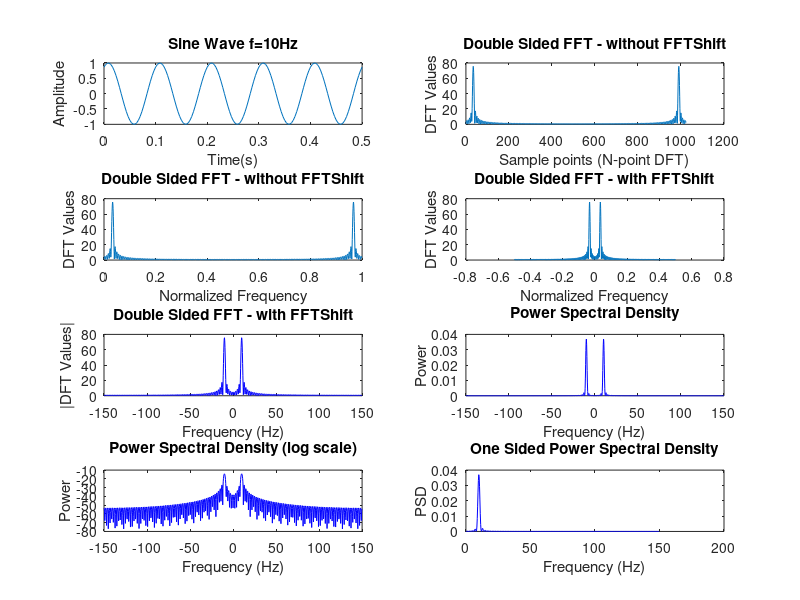

The MATLAB script that drew this image:
# Taken from
# https://www.gaussianwaves.com/2014/07/how-to-plot-fft-using-matlab-fft-of-basic-signals-sine-and-cosine-waves/

f=10; %frequency of sine wave
overSampRate=30; %oversampling rate
fs=overSampRate*f; %sampling frequency
phase = 1/3*pi; %desired phase shift in radians
nCyl = 5; %to generate five cycles of sine wave

t=0:1/fs:nCyl*1/f; %time base

x=sin(2*pi*f*t+phase); %replace with cos if a cosine wave is desired
subplot(4,2,1);
plot(t,x);
title(['Sine Wave f=', num2str(f), 'Hz']);
xlabel('Time(s)');
ylabel('Amplitude');
#
# Plotting raw values of DFT
#

%{
The x-axis runs from 0 to N-1 – representing N sample values.
Since the DFT values are complex, the magnitude of the DFT abs(X) is plotted on the y-axis.
From this plot we cannot identify the frequency of the sinusoid that was generated.
see: https://www.gaussianwaves.com/2015/11/interpreting-fft-results-complex-dft-frequency-bins-and-fftshift/
%}
NFFT=1024; %NFFT-point DFT      
X=fft(x,NFFT); %compute DFT using FFT        
nVals=0:NFFT-1; %DFT Sample points       
subplot(4,2,2);
plot(nVals,abs(X));      
title('Double Sided FFT - without FFTShift');        
xlabel('Sample points (N-point DFT)')        
ylabel('DFT Values');

#
# FFT plot – plotting raw values against Normalized Frequency axis
#

%{
In the next version of plot, the frequency axis (x-axis) is normalized to unity.
Just divide the sample index on the x-axis by the length N of the FFT.
This normalizes the x-axis with respect to the sampling rate f_s.
Still, we cannot figure out the frequency of the sinusoid from the plot.
%}
NFFT=1024; %NFFT-point DFT      
X=fft(x,NFFT); %compute DFT using FFT        
nVals=(0:NFFT-1)/NFFT; %Normalized DFT Sample points
subplot(4,2,3);
plot(nVals,abs(X));      
title('Double Sided FFT - without FFTShift');        
xlabel('Normalized Frequency')       
ylabel('DFT Values');

#
# FFT plot – plotting raw values against normalized frequency
# (positive & negative frequencies)
#

%{
As you know, in the frequency domain, the values take up both positive and negative frequency axis.
In order to plot the DFT values on a frequency axis with both positive and negative values,
the DFT value at sample index 0 has to be centered at the middle of the array.
This is done by using FFTshift function in Matlab. 
The x-axis runs from -0.5 to 0.5 where the end points are
the normalized ‘folding frequencies’ with respect to the sampling rate f_s.
%}

NFFT=1024; %NFFT-point DFT      
X=fftshift(fft(x,NFFT)); %compute DFT using FFT      
fVals=(-NFFT/2:NFFT/2-1)/NFFT; %DFT Sample points    
subplot(4,2,4);
plot(fVals,abs(X));      
title('Double Sided FFT - with FFTShift');       
xlabel('Normalized Frequency');    
ylabel('DFT Values');

#
# FFT plot – Absolute frequency on the x-axis Vs Magnitude on Y-axis
#

%{
Here, the normalized frequency axis is just multiplied by the sampling rate.
From the plot below we can ascertain that the absolute value of FFT peaks at 10Hz and -10Hz.
Thus the frequency of the generated sinusoid is 10 Hz.
The small side-lobes next to the peak values at 10Hz and -10Hz are due to spectral leakage.
see https://www.gaussianwaves.com/2011/01/fft-and-spectral-leakage-2/
%}
NFFT=1024;      
X=fftshift(fft(x,NFFT));
fVals=fs*(-NFFT/2:NFFT/2-1)/NFFT;
subplot(4,2,5);  
plot(fVals,abs(X),'b');
title('Double Sided FFT - with FFTShift');
xlabel('Frequency (Hz)');
ylabel('|DFT Values|');

#
# Power Spectrum – Absolute frequency on the x-axis Vs Power on Y-axis:
#

%{
The following is the most important representation of FFT.
It plots the power of each frequency component on the y-axis and the frequency on the x-axis.
The power can be plotted in linear scale or in log scale.
The power of each frequency component is calculated as
P_x(f)=X(f)X^{*}(f)
Where X(f) is the frequency domain representation of the signal x(t).
In Matlab, the power has to be calculated with proper scaling terms
(since the length of the signal and transform length of FFT may differ from case to case).
%}

NFFT=1024;
L=length(x);         
X=fftshift(fft(x,NFFT));         
Px=X.*conj(X)/(NFFT*L); %Power of each freq components       
fVals=fs*(-NFFT/2:NFFT/2-1)/NFFT;
subplot(4,2,6);  
# Absolute version
plot(fVals,Px,'b');
title('Power Spectral Density');         
xlabel('Frequency (Hz)')         
ylabel('Power');

NFFT=1024;
L=length(x);         
X=fftshift(fft(x,NFFT));         
Px=X.*conj(X)/(NFFT*L); %Power of each freq components       
fVals=fs*(-NFFT/2:NFFT/2-1)/NFFT;
subplot(4,2,7);  
# Log version
plot(fVals,10*log10(Px),'b');
title('Power Spectral Density (log scale)');         
xlabel('Frequency (Hz)')         
ylabel('Power');

#
# Power Spectrum – One-Sided frequencies
#

%{
In this type of plot, the negative frequency part of x-axis is omitted.
Only the FFT values corresponding to 0 to N/2 sample points of N-point DFT are plotted.
Correspondingly, the normalized frequency axis runs between 0 to 0.5.
The absolute frequency (x-axis) runs from 0 to f_s/2.
%}

L=length(x);        
NFFT=1024;       
X=fft(x,NFFT);       
Px=X.*conj(X)/(NFFT*L); %Power of each freq components       
fVals=fs*(0:NFFT/2-1)/NFFT;  
subplot(4,2,8);     
# plot(fVals,Px(1:NFFT/2),'b','LineSmoothing','on','LineWidth',1);
plot(fVals,Px(1:NFFT/2),'b');
title('One Sided Power Spectral Density');       
xlabel('Frequency (Hz)')         
ylabel('PSD');
